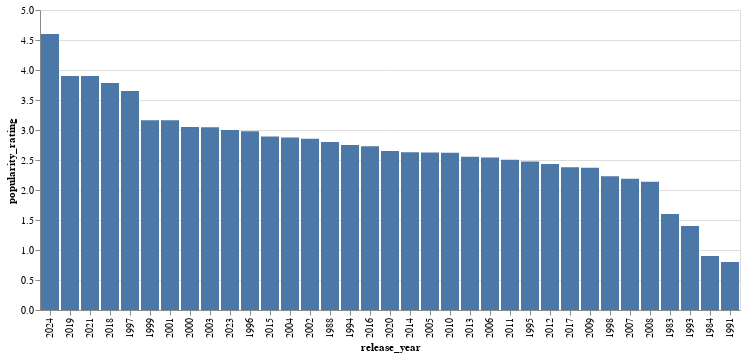

The code cell stored with this chart in its notebook:
### Code cell
import datetime

format_string = "%b %d, %Y"

dates = combined_details.dropna(subset='release_date')
dates['release_date'] = dates['release_date'].apply(lambda x: datetime.datetime.strptime(x, format_string))

dates['release_year'] = dates['release_date'].apply(lambda x: x.year)
dates = dates.groupby('release_year')['popularity_rating'].mean().reset_index()

alt.Chart(dates).mark_bar().encode(
    x = alt.X('release_year:N', sort='-y'),
    y = 'popularity_rating'
)

### Figure 1 — Vega-Lite specification as saved in the notebook (floating-point values rounded to 4 significant figures)
{"config": {"view": {"continuousWidth": 300, "continuousHeight": 300}}, "data": {"name": "data-f80d9c19e29c293e49d143291167dd25"}, "mark": {"type": "bar"}, "encoding": {"x": {"field": "release_year", "sort": "-y", "type": "nominal"}, "y": {"field": "popularity_rating", "type": "quantitative"}}, "$schema": "https://vega.github.io/schema/vega-lite/v5.8.0.json", "datasets": {"data-f80d9c19e29c293e49d143291167dd25": [{"release_year": 1983, "popularity_rating": 1.6}, {"release_year": 1984, "popularity_rating": 0.9}, {"release_year": 1988, "popularity_rating": 2.8}, {"release_year": 1991, "popularity_rating": 0.8}, {"release_year": 1993, "popularity_rating": 1.4}, {"release_year": 1994, "popularity_rating": 2.75}, {"release_year": 1995, "popularity_rating": 2.475}, {"release_year": 1996, "popularity_rating": 2.98}, {"release_year": 1997, "popularity_rating": 3.65}, {"release_year": 1998, "popularity_rating": 2.229}, {"release_year": 1999, "popularity_rating": 3.164}, {"release_year": 2000, "popularity_rating": 3.05}, {"release_year": 2001, "popularity_rating": 3.164}, {"release_year": 2002, "popularity_rating": 2.856}, {"release_year": 2003, "popularity_rating": 3.045}, {"release_year": 2004, "popularity_rating": 2.875}, {"release_year": 2005, "popularity_rating": 2.627}, {"release_year": 2006, "popularity_rating": 2.544}, {"release_year": 2007, "popularity_rating": 2.189}, {"release_year": 2008, "popularity_rating": 2.136}, {"release_year": 2009, "popularity_rating": 2.372}, {"release_year": 2010, "popularity_rating": 2.621}, {"release_year": 2011, "popularity_rating": 2.504}, {"release_year": 2012, "popularity_rating": 2.434}, {"release_year": 2013, "popularity_rating": 2.555}, {"release_year": 2014, "popularity_rating": 2.628}, {"release_year": 2015, "popularity_rating": 2.891}, {"release_year": 2016, "popularity_rating": 2.728}, {"release_year": 2017, "popularity_rating": 2.378}, {"release_year": 2018, "popularity_rating": 3.782}, {"release_year": 2019, "popularity_rating": 3.9}, {"release_year": 2020, "popularity_rating": 2.65}, {"release_year": 2021, "popularity_rating": 3.9}, {"release_year": 2023, "popularity_rating": 3.0}, {"release_year": 2024, "popularity_rating": 4.6}]}}
